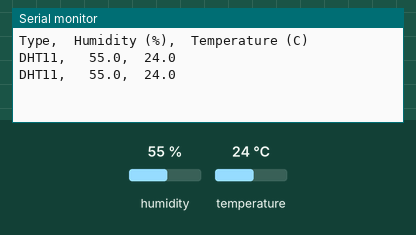
Simulated run of this sketch. Board: Arduino Uno, built with avr-gcc and run on an emulated ATmega328P. Shown: the last lines printed to the serial monitor. Inputs (shaded band) come from the test bench; at power-on: humidity 55 %, temperature 24 °C.

Above: at 2.8 s.
2.9 s: humidity set to 22 %
At 4.6 s:
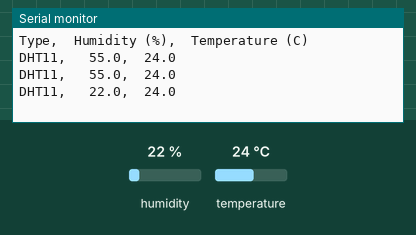
5.6 s: temperature set to 12 °C
At 7.0 s:
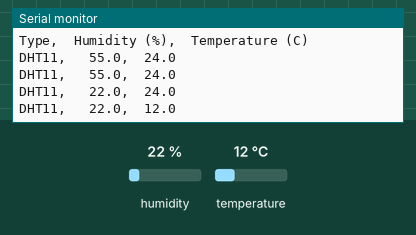
8.3 s: humidity set to 40 %
At 10.6 s:
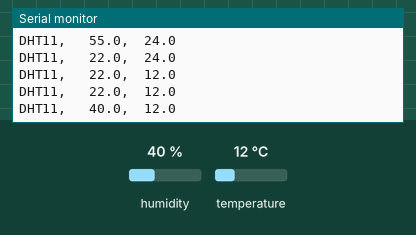
Timing chart, 0 to 12.1 s (numbered marks = the images above; inputs shaded):
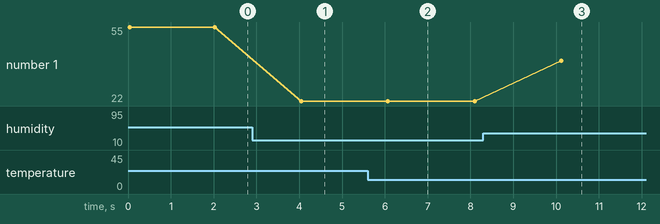

Measured:
- after the input at 2.9 s, the serial monitor: prints a new line after 1.1 s (image 1)
- after the input at 5.6 s, the serial monitor: prints a new line after 0.47 s (image 2)
- after the input at 8.3 s, the serial monitor: prints a new line after 1.8 s (image 3)
- plotted number 1: 55 → 22 after the input at 2.9 s, 22 → 40 after the input at 8.3 s

The sketch:

exp3a_dht11.ino
```cpp
// Experiment 3A: Interfacing sensor and Actuator – DHT11 Sensor
// Peripheral: DHT11 connected to Pin A1 (CN8)
// Library required: DHTlib

#include <dht.h>

dht DHT;

#define DHT11_PIN A1

void setup() {
  Serial.begin(9600);
  Serial.println();
  Serial.println("Type,\tHumidity (%),\tTemperature (C)");
}

void loop() {
  // READ DATA
  Serial.print("DHT11, \t");
  int chk = DHT.read11(DHT11_PIN);

  // DISPLAY DATA
  Serial.print(DHT.humidity, 1);
  Serial.print(",\t");
  Serial.println(DHT.temperature, 1);

  delay(2000);
}
```
